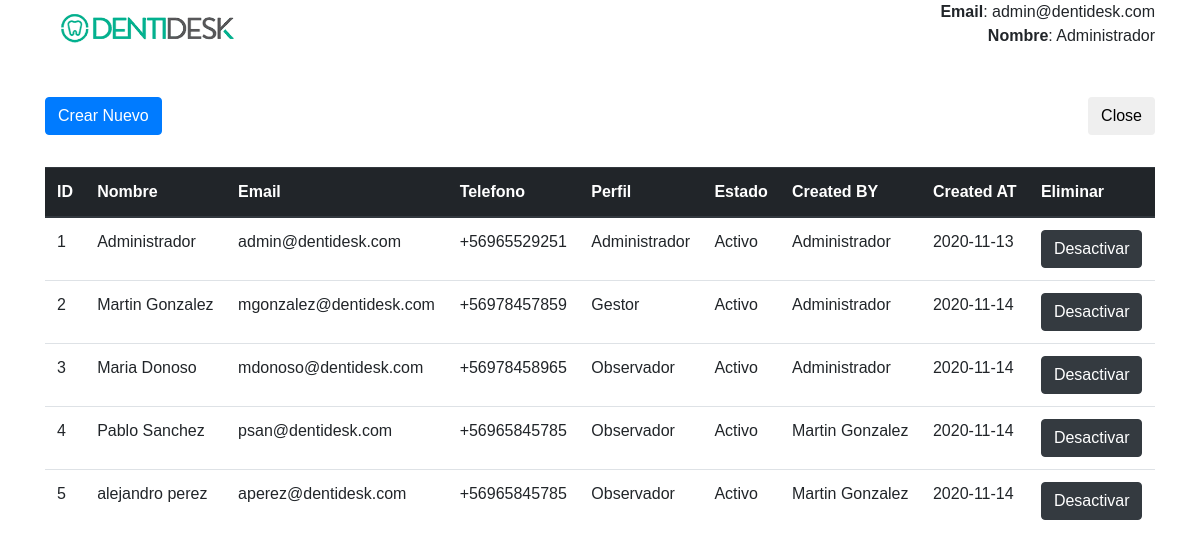
The app's page /Views/main.php (signed in) with its own data.
### tables this page shows
CREATE TABLE `users`  (
  `user_id` int(11) NOT NULL AUTO_INCREMENT,
  `name` varchar(150) NOT NULL,
  `email` varchar(255) NOT NULL,
  `phone` varchar(12) NULL DEFAULT NULL,
  `password` varchar(255) NOT NULL,
  `profile_id` int(11) NOT NULL DEFAULT 2,
  `creator` varchar(150) NOT NULL,
  `created_at` date NULL DEFAULT NULL,
  `active` int(11) NOT NULL DEFAULT 1,
  PRIMARY KEY (`user_id`) USING BTREE
);

CREATE TABLE `profiles`  (
  `profile_id` int(11) NOT NULL AUTO_INCREMENT,
  `profile` varchar(45) NOT NULL,
  `created_at` date NOT NULL,
  PRIMARY KEY (`profile_id`) USING BTREE
);

### Views/main.php (the view, shortened to what this page needs)
<?php
    require_once "../Models/Database.php";
?>
<!doctype html>
<html lang="en">
  <head>
    <link rel="stylesheet" href="https://maxcdn.bootstrapcdn.com/bootstrap/4.0.0/css/bootstrap.min.css">
    <link rel="stylesheet" href="Vendor/css/style.css">
  </head>
    <div class="container">
        <div class="row">
            <div class="col">
                <img src="../Vendor/img/logo.png" />
            </div>
            <div class="col text-right">
                <?php echo "<b>Email</b>: ".$_SESSION['email']."\n"."<br>"."<b>Nombre</b>: ".$_SESSION['name'] ?>
            </div>
        </div>
        <div class="row" style="margin-top: 3em;">
            <div class="col-md-6 text-left">
            <?php if( $_SESSION['profile'] == 2 OR $_SESSION['profile'] == 1 )
            echo"
                <form method='get' action='../Router/router.php'>
                    <button type='submit' name='create' class='btn btn-primary'>  Crear Nuevo  </button>
                </from>";
            ?>
            </div>
            <div class="col-md-6 text-right">
            <form method="get" action="../Router/router.php">
                <button type="submit" name="close" class="btn btn-alert">Close</button>
            </div>
        </div>
<div class="row" style="margin-top: 2em;">
    <div class="col">
        <table class="table">
            <thead class="thead-dark">
                <tr>
                    <th scope="col">ID</th>
                    <th scope="col">Nombre</th>
                    <th scope="col">Email</th>
                    <th scope="col">Telefono</th>
                    <th scope="col">Perfil</th>
                    <th scope="col">Estado</th>
                    <th scope="col">Created BY</th>
                    <th scope="col">Created AT</th>
                    <th scope="col">Eliminar</th>
                </tr>
            </thead>
<tbody>
<?php
$sql = "SELECT u.active,u.user_id,u.name,u.email,u.phone,p.profile,u.creator,u.created_at
FROM users as u INNER JOIN profiles as p
ON u.profile_id = p.profile_id
WHERE u.user_id > 0
ORDER BY u.user_id ASC
";
$query = $db -> prepare($sql);
$query -> execute();
$results = $query -> fetchAll(PDO::FETCH_OBJ);
if($query -> rowCount() > 0)
{
    foreach($results as $result)
    {
        echo "<tr>
        <td>".$result -> user_id."</td>
        <td>".$result -> name."</td>
        <td>".$result -> email."</td>
        <td>".$result -> phone."</td>
        <td>".$result -> profile."</td>";
        if($result->active == 1)
        {
            echo "<td> Activo </td>";
        }
        else
        {
            echo "<td> Inactivo </td>";
        }
        echo "<td>".$result->creator."</td>
        <td>".$result->created_at."</td>";
        if($result->active == 1 && $_SESSION['profile'] == 1)
        {
                echo "<td><form method='post' action='../Router/Router.php'>
                <button type='submit' name='id_des' value='".$result->user_id."' class='btn btn-dark'> Desactivar </button>";
        }
        echo "</tr>";
    }
}
?>
</tbody>
</table>
</div>
</div>
</div>
</body>
</html>

### records on screen
users: user_id "1", name "Administrador", email "admin@dentidesk.com", phone "+56965529251", profile.profile "Administrador", active "Activo", creator "Administrador", created_at "2020-11-13"
users: user_id "2", name "Martin Gonzalez", email "mgonzalez@dentidesk.com", phone "+56978457859", profile.profile "Gestor", active "Activo", creator "Administrador", created_at "2020-11-14"
users: user_id "3", name "Maria Donoso", email "mdonoso@dentidesk.com", phone "+56978458965", profile.profile "Observador", active "Activo", creator "Administrador", created_at "2020-11-14"
users: user_id "4", name "Pablo Sanchez", email "psan@dentidesk.com", phone "+56965845785", profile.profile "Observador", active "Activo", creator "Martin Gonzalez", created_at "2020-11-14"
users: user_id "5", name "alejandro perez", email "aperez@dentidesk.com", phone "+56965845785", profile.profile "Observador", active "Activo", creator "Martin Gonzalez", created_at "2020-11-14"

### other values on screen
$_SESSION['email'] "admin@dentidesk.com"
$_SESSION['name'] "Administrador"
